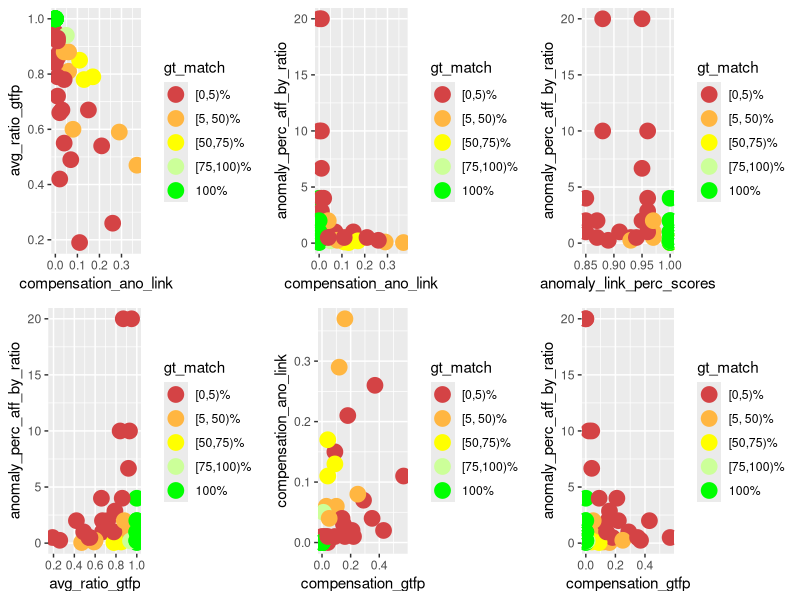
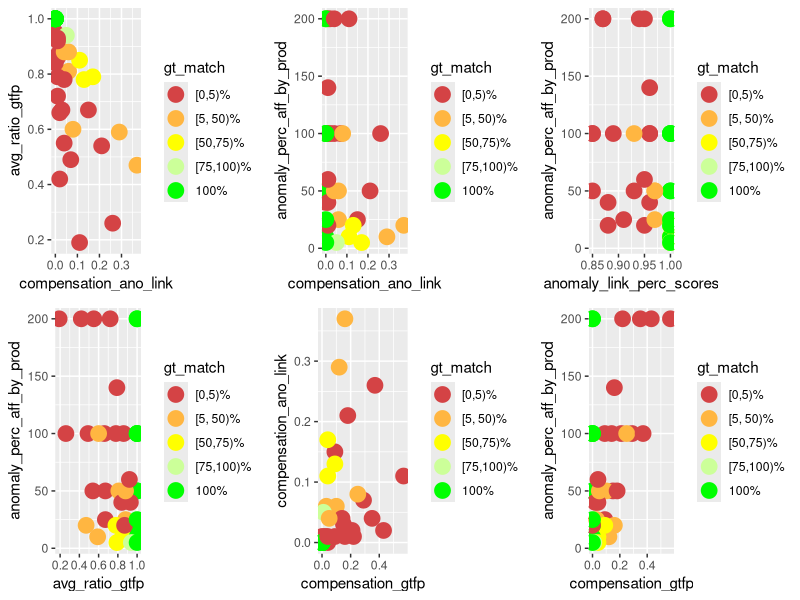
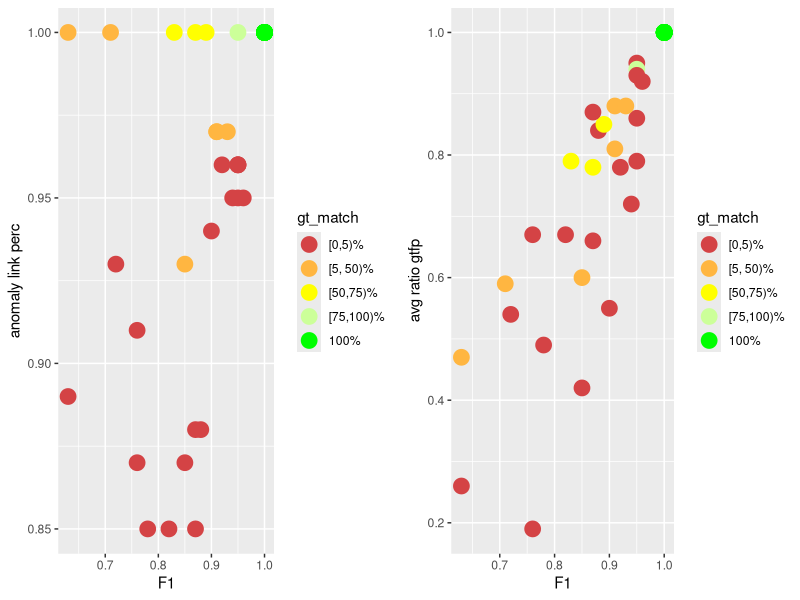
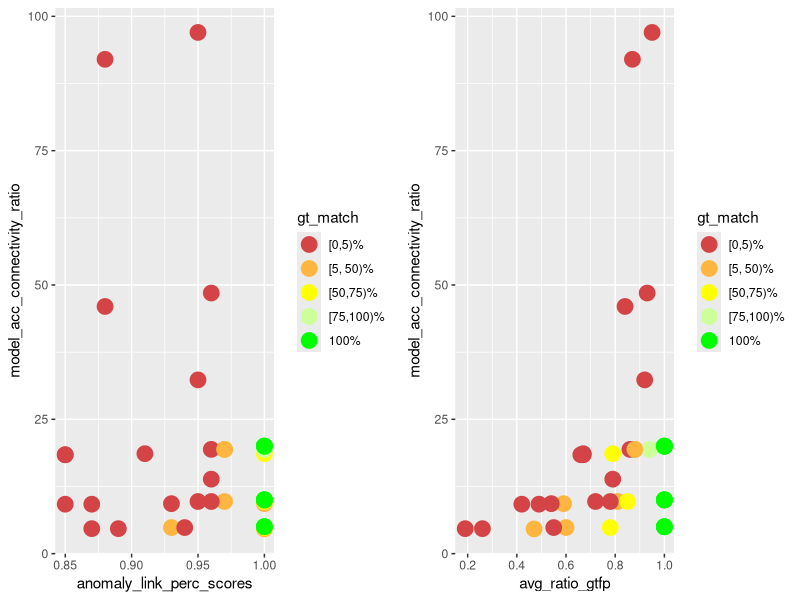
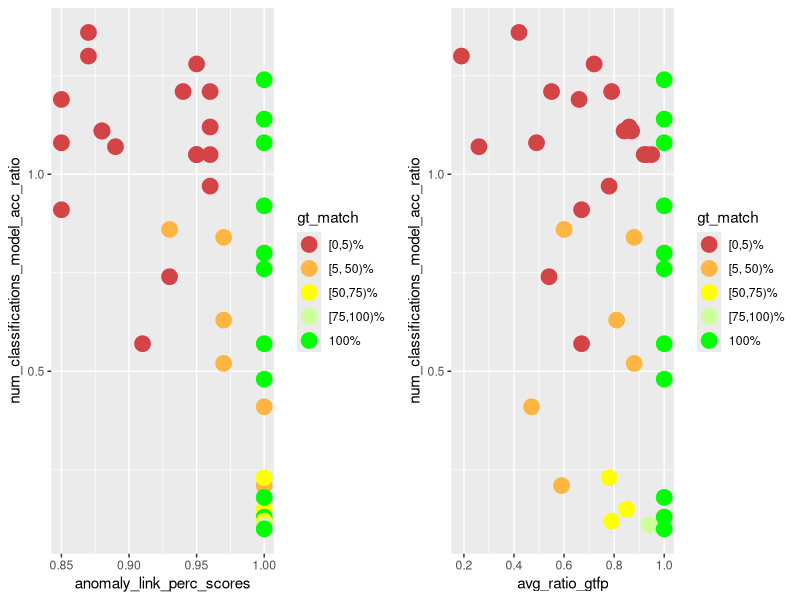
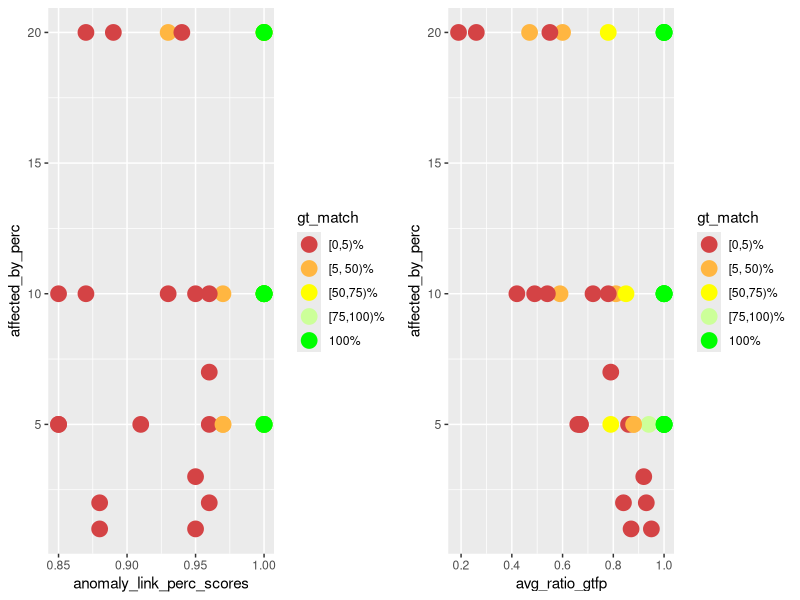
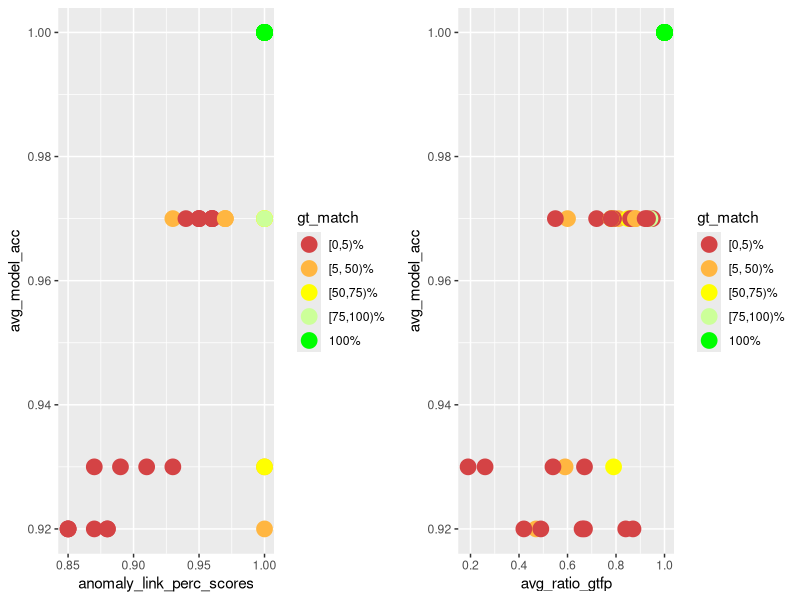
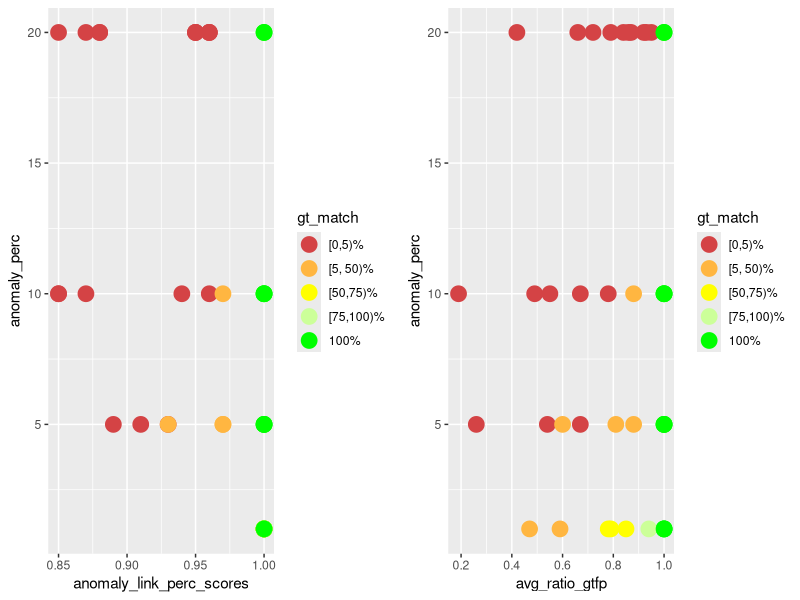

R code for these plots, in order:
library(ggplot2)
library(gridExtra)
library(dplyr)

PT_DEF <- geom_point(size=5)
COLOR_VALS <- c("#d44345", "#ffb641", "#ffff00", "#ccff99", "#00ff00")

gen_multi_plot_six <- function(
        pp1, pp2, pp3, pp4, pp5, pp6,
        y1, y2, y3, y4, y5, y6,
        x1, x2, x3, x4, x5, x6,
        filename
    ) {
    fpp1 <- pp1 + PT_DEF + xlab(x1) + ylab(y1) + scale_color_manual(values = color_mapping)
    fpp2 <- pp2 + PT_DEF + xlab(x2) + ylab(y2) + scale_color_manual(values = color_mapping)
    fpp3 <- pp3 + PT_DEF + xlab(x3) + ylab(y3) + scale_color_manual(values = color_mapping)
    fpp4 <- pp4 + PT_DEF + xlab(x4) + ylab(y4) + scale_color_manual(values = color_mapping)
    fpp5 <- pp5 + PT_DEF + xlab(x5) + ylab(y5) + scale_color_manual(values = color_mapping)
    fpp6 <- pp6 + PT_DEF + xlab(x6) + ylab(y6) + scale_color_manual(values = color_mapping)
    combined_plot <- grid.arrange(fpp1, fpp2, fpp3, fpp4, fpp5, fpp6, ncol = 3)
    ggsave(combined_plot, file = filename, width = 12, height = 6)
}

gen_multi_plot_two <- function(
        pp1, pp2, y1, y2, x1, x2, filename
    ) {
    fpp1 <- pp1 + PT_DEF + xlab(x1) + ylab(y1) + scale_color_manual(values = color_mapping)
    fpp2 <- pp2 + PT_DEF + xlab(x2) + ylab(y2) + scale_color_manual(values = color_mapping)
    combined_plot <- grid.arrange(fpp1, fpp2, ncol = 2)
    ggsave(combined_plot, file = filename, width = 12, height = 6)
}

# actual compensation insights

input <- read.csv(
    file = "meta_analysis.csv", header = TRUE, sep = ",", check.name = FALSE
)

# instead of the percentage value factor(gt_match_perc) for which I'd need 100
# colors, I only want to color / group them into 5 groups
LABELS <- c("[0,5)%", "[5, 50)%", "[50,75)%", "[75,100)%", "100%")
color_mapping <- setNames(COLOR_VALS, LABELS)

input$gt_match <- cut(
    input$gt_match_perc,
    breaks = c(0, 5, 50, 75, 100, Inf),
    labels = LABELS,
    include.lowest = TRUE,
    right = FALSE
)

p1 <- ggplot(
    data = input, aes_string(
        x = "compensation_ano_link",
        y = "avg_ratio_gtfp",
        color = "gt_match",
        group = "gt_match"
    )
)

p2 <- ggplot(
    data = input, aes_string(
        x = "compensation_ano_link",
        y = "anomaly_perc_aff_by_ratio",
        color = "gt_match",
        group = "gt_match"
    )
)

p3 <- ggplot(
    data = input, aes_string(
        x = "anomaly_link_perc_scores",
        y = "anomaly_perc_aff_by_ratio",
        color = "gt_match",
        group = "gt_match"
    )
)

p4 <- ggplot(
    data = input, aes_string(
        x = "avg_ratio_gtfp",
        y = "anomaly_perc_aff_by_ratio",
        color = "gt_match",
        group = "gt_match"
    )
)

p5 <- ggplot(
    data = input, aes_string(
        x = "compensation_gtfp",
        y = "compensation_ano_link",
        color = "gt_match",
        group = "gt_match"
    )
)

p6 <- ggplot(
    data = input, aes_string(
        x = "compensation_gtfp",
        y = "anomaly_perc_aff_by_ratio",
        color = "gt_match",
        group = "gt_match"
    )
)

gen_multi_plot_six(
    p1, p2, p3, p4, p5, p6,
    "avg_ratio_gtfp",
    "anomaly_perc_aff_by_ratio",
    "anomaly_perc_aff_by_ratio",
    "anomaly_perc_aff_by_ratio",
    "compensation_ano_link",
    "anomaly_perc_aff_by_ratio",
    "compensation_ano_link",
    "compensation_ano_link",
    "anomaly_link_perc_scores",
    "avg_ratio_gtfp",
    "compensation_gtfp",
    "compensation_gtfp",
    "compensation_analysis.png"
)

# same with prod #############################

p1 <- ggplot(
    data = input, aes_string(
        x = "compensation_ano_link",
        y = "avg_ratio_gtfp",
        color = "gt_match",
        group = "gt_match"
    )
)

p2 <- ggplot(
    data = input, aes_string(
        x = "compensation_ano_link",
        y = "anomaly_perc_aff_by_prod",
        color = "gt_match",
        group = "gt_match"
    )
)

p3 <- ggplot(
    data = input, aes_string(
        x = "anomaly_link_perc_scores",
        y = "anomaly_perc_aff_by_prod",
        color = "gt_match",
        group = "gt_match"
    )
)

p4 <- ggplot(
    data = input, aes_string(
        x = "avg_ratio_gtfp",
        y = "anomaly_perc_aff_by_prod",
        color = "gt_match",
        group = "gt_match"
    )
)

p5 <- ggplot(
    data = input, aes_string(
        x = "compensation_gtfp",
        y = "compensation_ano_link",
        color = "gt_match",
        group = "gt_match"
    )
)

p6 <- ggplot(
    data = input, aes_string(
        x = "compensation_gtfp",
        y = "anomaly_perc_aff_by_prod",
        color = "gt_match",
        group = "gt_match"
    )
)

gen_multi_plot_six(
    p1, p2, p3, p4, p5, p6,
    "avg_ratio_gtfp",
    "anomaly_perc_aff_by_prod",
    "anomaly_perc_aff_by_prod",
    "anomaly_perc_aff_by_prod",
    "compensation_ano_link",
    "anomaly_perc_aff_by_prod",
    "compensation_ano_link",
    "compensation_ano_link",
    "anomaly_link_perc_scores",
    "avg_ratio_gtfp",
    "compensation_gtfp",
    "compensation_gtfp",
    "compensation_analysis_prod.png"
)

##############################################

p1 <- ggplot(
    data = input, aes_string(
        x = "f1_scores",
        y = "anomaly_link_perc_scores",
        color = "gt_match",
        group = "gt_match"
    )
)

p2 <- ggplot(
    data = input, aes_string(
        x = "f1_scores",
        y = "avg_ratio_gtfp",
        color = "gt_match",
        group = "gt_match"
    )
)

gen_multi_plot_two(
    p1, p2,
    "anomaly link perc",
    "avg ratio gtfp",
    "F1",
    "F1",
    "f1_end_res_corr.png"
)

# model acc - connectivity - performance

p1 <- ggplot(
    data = input, aes_string(
        x = "anomaly_link_perc_scores",
        y = "model_acc_connectivity_ratio",
        color = "gt_match",
        group = "gt_match"
    )
)

p2 <- ggplot(
    data = input, aes_string(
        x = "avg_ratio_gtfp",
        y = "model_acc_connectivity_ratio",
        color = "gt_match",
        group = "gt_match"
    )
)

gen_multi_plot_two(
    p1, p2,
    "model_acc_connectivity_ratio",
    "model_acc_connectivity_ratio",
    "anomaly_link_perc_scores",
    "avg_ratio_gtfp",
    "modelacc_connectivity_performance.png"
)

# how many classifications and how acc models

p1 <- ggplot(
    data = input, aes_string(
        x = "anomaly_link_perc_scores",
        y = "num_classifications_model_acc_ratio",
        color = "gt_match",
        group = "gt_match"
    )
)

p2 <- ggplot(
    data = input, aes_string(
        x = "avg_ratio_gtfp",
        y = "num_classifications_model_acc_ratio",
        color = "gt_match",
        group = "gt_match"
    )
)

gen_multi_plot_two(
    p1, p2,
    "num_classifications_model_acc_ratio",
    "num_classifications_model_acc_ratio",
    "anomaly_link_perc_scores",
    "avg_ratio_gtfp",
    "num_classifications_model_acc.png"
)

# affected_by against perf

p1 <- ggplot(
    data = input, aes_string(
        x = "anomaly_link_perc_scores",
        y = "affected_by_perc",
        color = "gt_match",
        group = "gt_match"
    )
)

p2 <- ggplot(
    data = input, aes_string(
        x = "avg_ratio_gtfp",
        y = "affected_by_perc",
        color = "gt_match",
        group = "gt_match"
    )
)

gen_multi_plot_two(
    p1, p2,
    "affected_by_perc",
    "affected_by_perc",
    "anomaly_link_perc_scores",
    "avg_ratio_gtfp",
    "aff_by_perf.png"
)

# model_acc against perf

p1 <- ggplot(
    data = input, aes_string(
        x = "anomaly_link_perc_scores",
        y = "avg_model_acc",
        color = "gt_match",
        group = "gt_match"
    )
)

p2 <- ggplot(
    data = input, aes_string(
        x = "avg_ratio_gtfp",
        y = "avg_model_acc",
        color = "gt_match",
        group = "gt_match"
    )
)

gen_multi_plot_two(
    p1, p2,
    "avg_model_acc",
    "avg_model_acc",
    "anomaly_link_perc_scores",
    "avg_ratio_gtfp",
    "model_acc_perf.png"
)

# anomaly_perc against perf

p1 <- ggplot(
    data = input, aes_string(
        x = "anomaly_link_perc_scores",
        y = "anomaly_perc",
        color = "gt_match",
        group = "gt_match"
    )
)

p2 <- ggplot(
    data = input, aes_string(
        x = "avg_ratio_gtfp",
        y = "anomaly_perc",
        color = "gt_match",
        group = "gt_match"
    )
)

gen_multi_plot_two(
    p1, p2,
    "anomaly_perc",
    "anomaly_perc",
    "anomaly_link_perc_scores",
    "avg_ratio_gtfp",
    "anomaly_perc_perf.png"
)

# anomaly_perc - model acc ratio against perf

p1 <- ggplot(
    data = input, aes_string(
        x = "anomaly_link_perc_scores",
        y = "anomaly_perc_model_acc_ratio",
        color = "gt_match",
        group = "gt_match"
    )
)

p2 <- ggplot(
    data = input, aes_string(
        x = "avg_ratio_gtfp",
        y = "anomaly_perc_model_acc_ratio",
        color = "gt_match",
        group = "gt_match"
    )
)

gen_multi_plot_two(
    p1, p2,
    "anomaly_perc_model_acc_ratio",
    "anomaly_perc_model_acc_ratio",
    "anomaly_link_perc_scores",
    "avg_ratio_gtfp",
    "anomaly_perc_model_acc_ratio_perf.png"
)

# num classifications against perf

p1 <- ggplot(
    data = input, aes_string(
        x = "anomaly_link_perc_scores",
        y = "num_classifications",
        color = "gt_match",
        group = "gt_match"
    )
)

p2 <- ggplot(
    data = input, aes_string(
        x = "avg_ratio_gtfp",
        y = "num_classifications",
        color = "gt_match",
        group = "gt_match"
    )
)

gen_multi_plot_two(
    p1, p2,
    "num_classifications",
    "num_classifications",
    "anomaly_link_perc_scores",
    "avg_ratio_gtfp",
    "num_classifications_perf.png"
)

# num classifications - model acc -- filtered based on avg_ratio_gtfp

p1 <- ggplot(
    data = input, aes_string(
        x = "num_classifications",
        y = "avg_model_acc",
        color = "gt_match",
        group = "gt_match"
    )
)

filtered_data <- subset(input, avg_ratio_gtfp >= 0.7)

p2 <- ggplot(
    data = filtered_data,
    aes_string(
        x = "num_classifications",
        y = "avg_model_acc",
        color = "gt_match",
        group = "gt_match"
    )
)

filtered_data <- subset(input, avg_ratio_gtfp >= 0.75)

p3 <- ggplot(
    data = filtered_data,
    aes_string(
        x = "num_classifications",
        y = "avg_model_acc",
        color = "gt_match",
        group = "gt_match"
    )
)

filtered_data <- subset(input, avg_ratio_gtfp >= 0.8)

p4 <- ggplot(
    data = filtered_data,
    aes_string(
        x = "num_classifications",
        y = "avg_model_acc",
        color = "gt_match",
        group = "gt_match"
    )
)

filtered_data <- subset(input, avg_ratio_gtfp >= 0.9)

p5 <- ggplot(
    data = filtered_data,
    aes_string(
        x = "num_classifications",
        y = "avg_model_acc",
        color = "gt_match",
        group = "gt_match"
    )
)

filtered_data <- input %>%
  group_by(avg_model_acc) %>%
  filter(avg_ratio_gtfp == max(avg_ratio_gtfp))

p6 <- ggplot(
    data = filtered_data,
    aes_string(
        x = "num_classifications",
        y = "avg_model_acc",
        color = "gt_match",
        group = "gt_match"
    )
)

gen_multi_plot_six(
    p1, p2, p3, p4, p5, p6,
    "avg_model_acc", #y1
    "avg_model_acc", #y2
    "avg_model_acc", #y3
    "avg_model_acc", #y4
    "avg_model_acc", #y5
    "avg_model_acc", #y6
    "classifications", #x1
    "classifications (filt. based on avg_ratio_gtfp 70%)", #x2
    "classifications (filt. based on avg_ratio_gtfp 75%)", #x3
    "classifications (filt. based on avg_ratio_gtfp 80%)", #x4
    "classifications (filt. based on avg_ratio_gtfp 90%)", #x5
    "classifications (filt. based on max avg_ratio_gtfp)", #x6
    "model_acc_classifications.png"
)

# num classifications - model acc -- filtered based on anomaly_link_perc_scores

p1 <- ggplot(
    data = input, aes_string(
        x = "num_classifications",
        y = "avg_model_acc",
        color = "gt_match",
        group = "gt_match"
    )
)

filtered_data <- subset(input, anomaly_link_perc_scores >= 0.7)

p2 <- ggplot(
    data = filtered_data,
    aes_string(
        x = "num_classifications",
        y = "avg_model_acc",
        color = "gt_match",
        group = "gt_match"
    )
)

filtered_data <- subset(input, anomaly_link_perc_scores >= 0.75)

p3 <- ggplot(
    data = filtered_data,
    aes_string(
        x = "num_classifications",
        y = "avg_model_acc",
        color = "gt_match",
        group = "gt_match"
    )
)

filtered_data <- subset(input, anomaly_link_perc_scores >= 0.8)

p4 <- ggplot(
    data = filtered_data,
    aes_string(
        x = "num_classifications",
        y = "avg_model_acc",
        color = "gt_match",
        group = "gt_match"
    )
)

filtered_data <- subset(input, anomaly_link_perc_scores >= 0.9)

p5 <- ggplot(
    data = filtered_data,
    aes_string(
        x = "num_classifications",
        y = "avg_model_acc",
        color = "gt_match",
        group = "gt_match"
    )
)

filtered_data <- input %>%
  group_by(avg_model_acc) %>%
  filter(anomaly_link_perc_scores == max(anomaly_link_perc_scores))

p6 <- ggplot(
    data = filtered_data,
    aes_string(
        x = "num_classifications",
        y = "avg_model_acc",
        color = "gt_match",
        group = "gt_match"
    )
)

gen_multi_plot_six(
    p1, p2, p3, p4, p5, p6,
    "avg_model_acc", #y1
    "avg_model_acc", #y2
    "avg_model_acc", #y3
    "avg_model_acc", #y4
    "avg_model_acc", #y5
    "avg_model_acc", #y6
    "classifications", #x1
    "classifications (filt. based on ano_link_perc 70%)", #x2
    "classifications (filt. based on ano_link_perc 75%)", #x3
    "classifications (filt. based on ano_link_perc 80%)", #x4
    "classifications (filt. based on ano_link_perc 90%)", #x5
    "classifications (filt. based on max ano_link_perc)", #x6
    "model_acc_classifications_ano_link.png"
)

# num classifications - model acc -- filtered based on gt_match_perc

p1 <- ggplot(
    data = input, aes_string(
        x = "num_classifications",
        y = "avg_model_acc",
        color = "gt_match",
        group = "gt_match"
    )
)

filtered_data <- subset(input, gt_match_perc >= 70)

p2 <- ggplot(
    data = filtered_data,
    aes_string(
        x = "num_classifications",
        y = "avg_model_acc",
        color = "gt_match",
        group = "gt_match"
    )
)

filtered_data <- subset(input, gt_match_perc >= 75)

p3 <- ggplot(
    data = filtered_data,
    aes_string(
        x = "num_classifications",
        y = "avg_model_acc",
        color = "gt_match",
        group = "gt_match"
    )
)

filtered_data <- subset(input, gt_match_perc >= 80)

p4 <- ggplot(
    data = filtered_data,
    aes_string(
        x = "num_classifications",
        y = "avg_model_acc",
        color = "gt_match",
        group = "gt_match"
    )
)

filtered_data <- subset(input, gt_match_perc >= 90)

p5 <- ggplot(
    data = filtered_data,
    aes_string(
        x = "num_classifications",
        y = "avg_model_acc",
        color = "gt_match",
        group = "gt_match"
    )
)

filtered_data <- input %>%
  group_by(avg_model_acc) %>%
  filter(gt_match_perc == max(gt_match_perc))

p6 <- ggplot(
    data = filtered_data,
    aes_string(
        x = "num_classifications",
        y = "avg_model_acc",
        color = "gt_match",
        group = "gt_match"
    )
)

gen_multi_plot_six(
    p1, p2, p3, p4, p5, p6,
    "avg_model_acc", #y1
    "avg_model_acc", #y2
    "avg_model_acc", #y3
    "avg_model_acc", #y4
    "avg_model_acc", #y5
    "avg_model_acc", #y6
    "classifications", #x1
    "classifications (filt. based on gt_match_perc 70%)", #x2
    "classifications (filt. based on gt_match_perc 75%)", #x3
    "classifications (filt. based on gt_match_perc 80%)", #x4
    "classifications (filt. based on gt_match_perc 90%)", #x5
    "classifications (filt. based on max gt_match_perc)", #x6
    "model_acc_classifications_gt_match_perc.png"
)

# correlation affected-by and fault path len / num fault paths

p1 <- ggplot(
    data = input, aes_string(
        x = "avg_num_fault_paths",
        y = "affected_by_perc",
        color = "gt_match",
        group = "gt_match"
    )
)

p2 <- ggplot(
    data = input, aes_string(
        x = "avg_fault_path_len",
        y = "affected_by_perc",
        color = "gt_match",
        group = "gt_match"
    )
)

p3 <- ggplot(
    data = input, aes_string(
        x = "avg_num_fault_paths",
        y = "anomaly_perc",
        color = "gt_match",
        group = "gt_match"
    )
)

p4 <- ggplot(
    data = input, aes_string(
        x = "avg_fault_path_len",
        y = "anomaly_perc",
        color = "gt_match",
        group = "gt_match"
    )
)

p5 <- ggplot(
    data = input, aes_string(
        x = "avg_num_fault_paths",
        y = "anomaly_perc_aff_by_prod",
        color = "gt_match",
        group = "gt_match"
    )
)

p6 <- ggplot(
    data = input, aes_string(
        x = "avg_fault_path_len",
        y = "anomaly_perc_aff_by_prod",
        color = "gt_match",
        group = "gt_match"
    )
)

gen_multi_plot_six(
    p1, p2, p3, p4, p5, p6,
    "affected_by_perc", # y1
    "affected_by_perc", # y2
    "anomaly_perc", # y3
    "anomaly_perc", # y4
    "anomaly_perc_aff_by_prod", # y5
    "anomaly_perc_aff_by_prod", # y6
    "avg_num_fault_paths", # x1
    "avg_fault_path_len", # x2
    "avg_num_fault_paths", # x3
    "avg_fault_path_len", # x4
    "avg_num_fault_paths", # x5
    "avg_fault_path_len", # x6
    "correlation_anomaly_perc_aff_by_prod_fault_paths.png"
)
